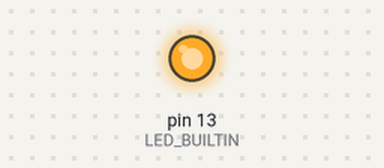
The sketch below on a simulated Arduino Uno, built with avr-gcc and run on an emulated ATmega328P. Parts: output pins drawn as LEDs (lit = HIGH).

Above: at 0.5 s.
At 11.0 s:
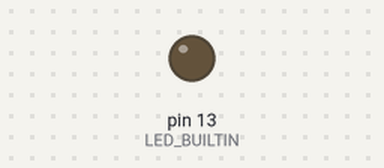
Timing chart, 0 to 15.6 s (numbered marks = the images above):
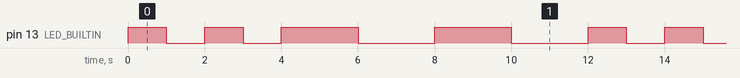

Measured:
- by itself, pin 13 (LED_BUILTIN): repeats every 12.0 s: LOW 1.0 s, HIGH 1.0 s, LOW 1.0 s, 2 × (HIGH 2.0 s, LOW 2.0 s), HIGH 1.0 s
- by itself, everything shown: repeats every 12.0 s, in 8 steps

The sketch:

lab1-p1-program2.ino
```cpp
//--------------------------------------------
//Module name:
//  lab1-p1-program2.c
//
//Description:
//  this auduino program will realize
//  blink 1 second for 2 times
//  and blink 2seconds for 2times.
//
//Author:
//  Tutian Tang, Ziliang Guo, Shihao Piao
//Rev.0 14 July 2019.
//-------------------------------------------


//--------------------------------------------
//setup
//
//Purpose:
//  setup and initialize the pin we want to use.
//
//Method:
//  use pinMode() to initialize the pin.
//
//Author:
//  Tutian Tang, Ziliang Guo, Shihao Piao
//Rev.0 14 July 2019.
//-------------------------------------------
void setup() {
  // initialize digital pin LED_BUILTIN as an output.
  pinMode(LED_BUILTIN, OUTPUT);
}

//--------------------------------------------
//loop
//
//Purpose:
//  do loops to realize blink forever
//
//Method:
//  use digitalWrite() to let LED on and off
//  use delay() to blink.
//
//Author:
//  Tutian Tang, Ziliang Guo, Shihao Piao
//Rev.0 14 July 2019.
//-------------------------------------------
void loop() {
  digitalWrite(LED_BUILTIN, HIGH);   // turn the LED on (HIGH is the voltage level)
  delay(1000);
   digitalWrite(LED_BUILTIN, LOW);    // turn the LED off by making the voltage LOW
  delay(1000);
  digitalWrite(LED_BUILTIN, HIGH);   // turn the LED on (HIGH is the voltage level)
  delay(1000);
   digitalWrite(LED_BUILTIN, LOW);    // turn the LED off by making the voltage LOW
  delay(1000);
  digitalWrite(LED_BUILTIN,HIGH);    // turn the LED off by making the voltage LOW
  delay(2000);
   digitalWrite(LED_BUILTIN, LOW);    // turn the LED off by making the voltage LOW
  delay(2000);   // wait for two seconds
  digitalWrite(LED_BUILTIN,HIGH);    // turn the LED off by making the voltage LOW
  delay(2000);
   digitalWrite(LED_BUILTIN, LOW);    // turn the LED off by making the voltage LOW
  delay(2000);   // wait for two seconds
}
```
